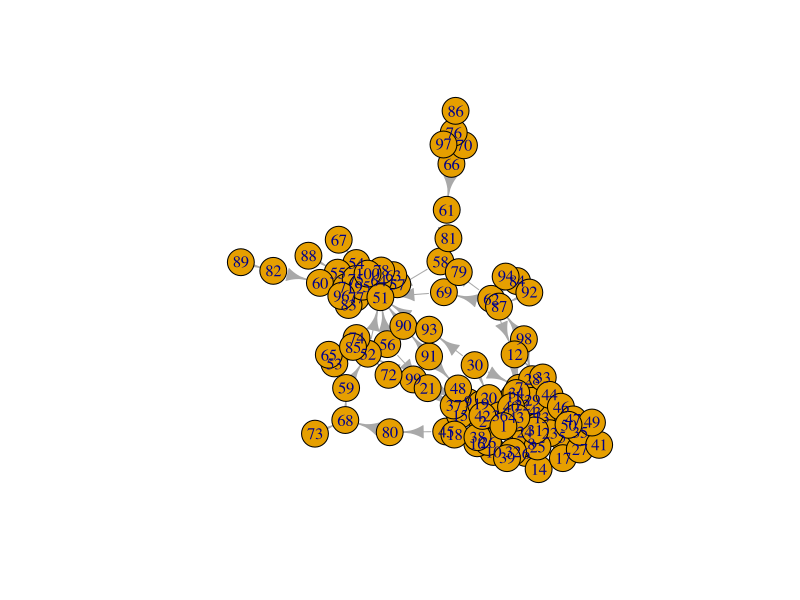

Write R code to recreate this figure.

library(igraph)


setwd('/Users/manco/Google Drive/SurvivalFactorization/synth/BA')
perc = 0.05


g1 = barabasi.game(50, 
                           m = 2,
                           power = 1.6, 
                           out.pref = TRUE,
                           zero.appeal = 0.5,
                           directed = TRUE)
V(g1)$name = c(1:50)   


g2 = barabasi.game(50, 
                           m = 1,
                           power = 1.2, 
                           out.pref = TRUE,
                           zero.appeal = 0.5,
                           directed = TRUE)    
V(g2)$name = c(51:100)   


n_of_edges = ecount(g1)+ecount(g2)

n = ceiling(perc*n_of_edges)

add = matrix(0,n,2)

for (i in 1:n){
  src = sample(1:100,1) 
  if (src > 50)
    dst = sample(1:50,1)
  else
    dst = sample(51:100,1)
  add[i,1] = src
  add[i,2] = dst
}

edges <- rbind(as.data.frame(get.edgelist(g1)),as.data.frame(get.edgelist(g2)))

edges <- rbind(add,edges)
names(edges) = c('Src','Dst')

g = graph.data.frame(edges,directed = TRUE)
plot(g)

write.table(file = "synth.BA.K=2.m=[2-1].p=[1.2-1.6].n=[50-50].overlap=0.05.txt",x = edges,sep = "\t",col.names = TRUE,row.names = FALSE,quote = FALSE)

communities = t(rbind(1:100,union(rep(1,50),rep(2,50))))

write.table(file = "synth.BA.K=2.m=[2-1].p=[1.2-1.6].n=[50-50].overlap=0.05.communities",x = communities,sep = "\t",col.names = FALSE,row.names = FALSE,quote = FALSE)
